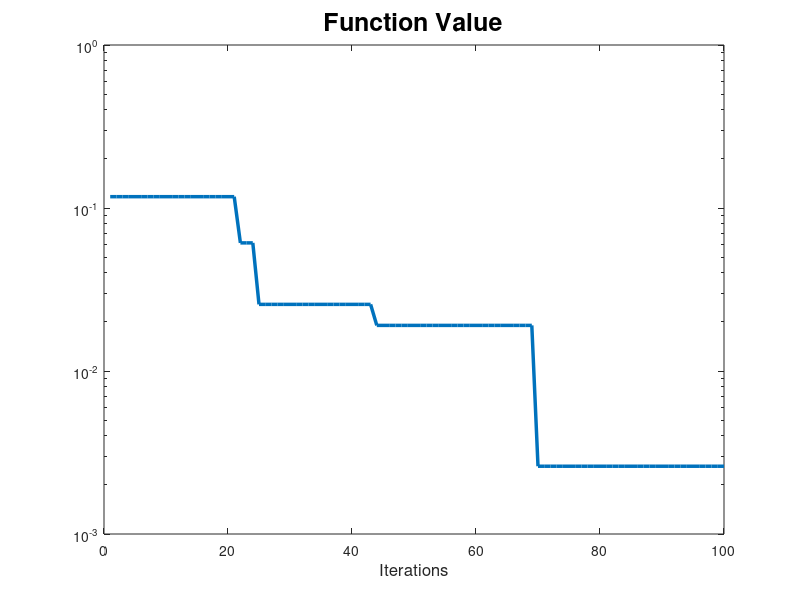
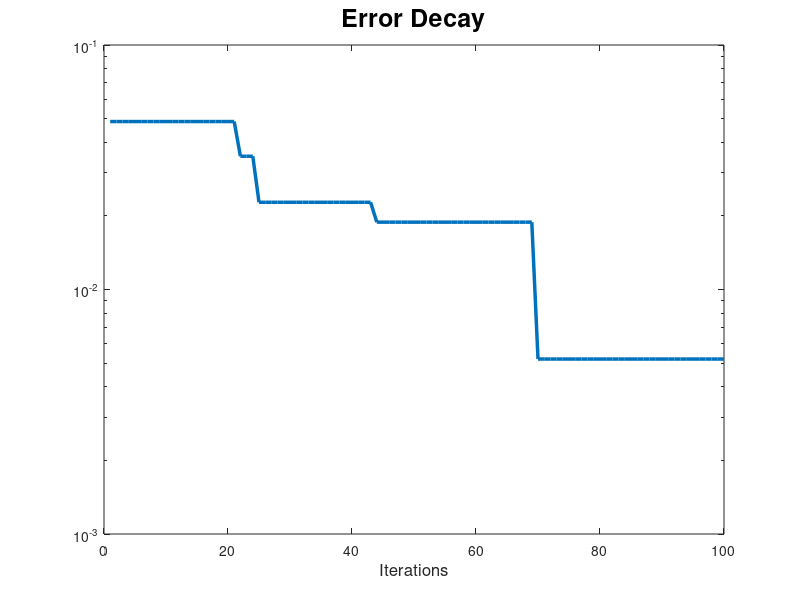

Recreate these plots in MATLAB, in order.
clc
clear all
close all

%% Ackley function minimization in dimension d through FA

d = 2;
B = 0;
C = 0;
fr = @(x) sum((x-B).^2 -10*cos(2*pi*(x-B)) +10)/d +C;

%% Parameters

N      = 100;   % Number of agents
niter  = 100;   % between 40 and 100
alpha  = 0.5;        
gamma  = 0.1;   % from 0.01 to 100
beta0  = 1;

% Initial position in [-5,5]
X0 = rand(N,d)*10 -5; 
% Initialize Brightness
I0 = zeros(N,1);
for h=1:N
   I0(h)= fr(X0(h,:));
end

%% Method
X   = X0; 
I   = I0;
IA = zeros(N/2,1);
IB = zeros(N/2,1);
BestHist = zeros(niter,d);

tic
for k=1:niter 
    XA = X(1:N/2,:);
    XB = X(N/2+1:N,:);
    for h=1:N/2
        IA(h)= fr(XA(h,:));
        IB(h)= fr(XB(h,:));
    end
    r2 = sum((XA-XB).^2,2);       
    XA = XA + (IB < IA).*( (beta0*exp(-gamma*r2)).*(XB-XA)+ exp(-k/niter)*alpha*randn(N/2,d));
    XB = XB + (IA < IB).*( (beta0*exp(-gamma*r2)).*(XA-XB)+ exp(-k/niter)*alpha*randn(N/2,d));
    X= [XA;XB];
    X= X(randperm(N),:);
    for h=1:N
        I(h)= fr(X(h,:));
    end
    [m,minpos] = min(I);
    BestHist(k,:) = X(minpos,:);
end
toc

%% Grafici 
t=1:niter;
dec = zeros(niter,1);
dis = zeros(niter,1);
for i=1:niter
    dec(i)= fr(BestHist(i,:));
    dis(i)= norm(BestHist(i,:)-B,1);
end

% Grafico del decadimento
figure
semilogy(t,dec,'linewidth',2.5)
title("Function Value",'FontSize',18)
xlabel('Iterations','FontSize',12)

% Grafico della distanza
figure
semilogy(t,dis,'linewidth',2.5)
title("Error Decay",'FontSize',18)
xlabel('Iterations','FontSize',12)



